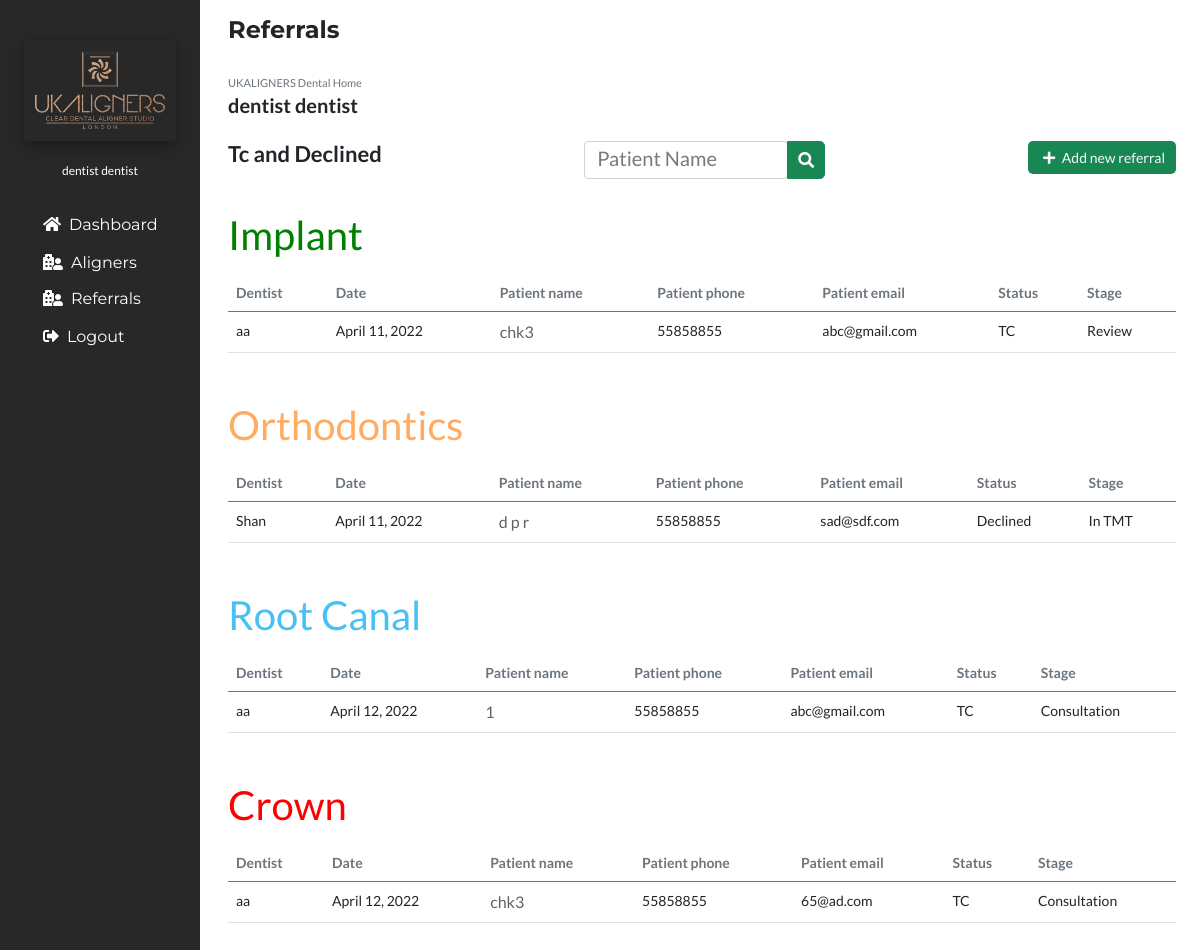
/reftc (signed in), run on the app's committed database.
### account/models.py (models this page shows, shortened)
class Account(AbstractBaseUser):
	email 					= models.EmailField(verbose_name="email", max_length=60, unique=True)
	username 				= models.CharField(max_length=30, unique=True)
	date_joined				= models.DateTimeField(verbose_name='date joined', auto_now_add=True)
	last_login				= models.DateTimeField(verbose_name='last login', auto_now=True)
	first_name				= models.CharField(max_length=50, null=True)
	last_name				= models.CharField(max_length=50, null=True)
	is_admin				= models.BooleanField(default=False)
	is_active				= models.BooleanField(default=True)
	is_staff				= models.BooleanField(default=False)
	is_superuser			= models.BooleanField(default=False)
	is_reception			= models.BooleanField(default=False)
	is_nurse				= models.BooleanField(default=False)
	is_dentist				= models.BooleanField(default=False)
	hide_email				= models.BooleanField(default=True)
	USERNAME_FIELD = 'username'
	REQUIRED_FIELDS = ['email']
	objects = MyAccountManager()

### portfolioApp/models.py (models this page shows, shortened)
class Referral(models.Model):
    Dentist=models.ForeignKey(User,on_delete=models.CASCADE, null=True)
    DentistName=models.CharField(max_length=50,null=True)
    PatientName=models.CharField(max_length=50)
    PatientPhone=models.CharField(max_length=20)
    PatientEmail=models.CharField(max_length=40)
    ReferralReason=models.CharField(max_length=60,default="Consultation",null=True,choices=(("Consultation","Consultation"),("Implant","Implant"),("Orthodontics","Orthodontics"),("Root Canal","Root Canal"),("Crown","Crown")
    ))
    Status=models.CharField(max_length=40,default="New",null=True,choices=(("New","New"),("Booked","Booked"),("Declined","Declined"),("TC","TC")
    ))
    BookedOn=models.CharField(max_length=40,null=True)
    TreatmentPlan=models.CharField(max_length=80,null=True)
    Note=models.CharField(max_length=150,null=True)
    Stage=models.CharField(max_length=150,null=True)
    Date=models.DateField(auto_now_add=True)

### portfolioApp/views.py (the view)
# urls.py: path('reftc', views.reftc, name='reftc'),
@login_required(login_url='login')
def reftc(request):
    if request.user.is_superuser or request.user.is_staff:
        implant_referral = Referral.objects.distinct().filter(
                Q(ReferralReason="Implant") &
                ~Q(Status="In progress") &
                ~Q(Status="New")&
                ~Q(Status="Booked")
            ).order_by("PatientName")
        orthodontics_referral = Referral.objects.distinct().filter(
                Q(ReferralReason="Orthodontics") &
                ~Q(Status="In progress")&
                ~Q(Status="New")&
                ~Q(Status="Booked")
            ).order_by("PatientName")
        root_canal_referral = Referral.objects.distinct().filter(
                Q(ReferralReason="Root Canal") &
                ~Q(Status="In progress")&
                ~Q(Status="New")&
                ~Q(Status="Booked")
            ).order_by("PatientName")
        crown_referral = Referral.objects.distinct().filter(
                Q(ReferralReason="Crown") &
                ~Q(Status="In progress")&
                ~Q(Status="New")&
                ~Q(Status="Booked")
            ).order_by("PatientName")
    else:
        implant_referral = Referral.objects.distinct().filter(
                Q(Dentist=request.user) &
                Q(ReferralReason="Implant") &
                ~Q(Status="In progress")&
                ~Q(Status="New")&
                ~Q(Status="Booked")
            ).order_by("PatientName")
        orthodontics_referral = Referral.objects.distinct().filter(
                Q(Dentist=request.user) &
                Q(ReferralReason="Orthodontics") &
                ~Q(Status="In progress")&
                ~Q(Status="New")&
                ~Q(Status="Booked")
            ).order_by("PatientName")
        root_canal_referral = Referral.objects.distinct().filter(
                Q(Dentist=request.user) &
                Q(ReferralReason="Root Canal") &
                ~Q(Status="In progress")&
                ~Q(Status="New")&
                ~Q(Status="Booked")
            ).order_by("PatientName")
        crown_referral = Referral.objects.distinct().filter(
                Q(Dentist=request.user) &
                Q(ReferralReason="Crown") &
                ~Q(Status="In progress")&
                ~Q(Status="New")&
                ~Q(Status="Booked")
            ).order_by("PatientName")
    context={
        'referrals':'active',
        'implant_referral':implant_referral,
        'orthodontics_referral':orthodontics_referral,
        'root_canal_referral': root_canal_referral,
        'crown_referral': crown_referral
    }
    return render(request,'reftc.html',context)

### portfolioApp/templates/reftc.html (shortened to what this page needs)
{% extends 'base.html' %}
{% load static %}
{% block body %}
<section class="px-4">
<h4 class="py-3"><b>Referrals</b></h4>
<div class="">
<span class="text-secondary">UKALIGNERS Dental Home</span>
<h6><b>{{user.first_name}} {{user.last_name}}</b></h6>
<div class="d-flex justify-content-between py-3">
<h5><b>Tc and Declined</b></h5>
<div class="search-bar">
<div class="input-group">
  <div class="form-outline">
  <form action="{% url 'referralsearchresults' %}" method="get">
    <input type="search" id="patientName"  class="form-control" placeholder="Patient Name" name="ReferralSearchQuery" />
  </div>
  <button type="submit" class="btn btn-success bg-success">
    <i class="fas fa-search"></i>
  </button>
</div>
</div>
<div class="add-new">
<a href="{% url 'addnewreferral' %}" class="btn btn-sm text-light bg-success"><i class="fas fa-plus mx-1"></i> Add new referral</a>
</div>
</div>
<div class="col-sm-12 px-0 pb-3 my-3 table-responsive"style="font-size:14px;">
<table class="table ">
  <h1 style="font-size: 40px; color: green; margin-bottom: 15px;">Implant</h1>
<thead class="text-secondary">
<tr>
  <th scope="col">Dentist</th>
  <th scope="col">Date</th>
  <th scope="col">Patient name</th>
  <th scope="col">Patient phone</th>
  <th scope="col">Patient email</th>
  <th scope="col">Status</th>
  <th scope="col">Stage</th>
</tr>
</thead>
<tbody>
{% for referrals in implant_referral %}
<tr>
  <td>{{referrals.DentistName}}</td>
  <td>{{referrals.Date}}</td>
  {% if not user.is_staff or user.is_superuser%}
  <td><a href="/referraldetail/{{referrals.id}}/">{{referrals.PatientName}}</a></td>
  {% else %}
  <td class="text-secondary">{{referrals.PatientName}}</td>
  {% endif %}
  <td>{{referrals.PatientPhone}}</td>
  <td>{{referrals.PatientEmail}}</td>
  <td>{{referrals.Status}}</td>
  <td>{{referrals.Stage}}</td>
</tr>
{% endfor %}
</tbody>
</table>
</div>
<div class="col-sm-12 px-0 pb-3 my-3 table-responsive"style="font-size:14px;">
  <table class="table ">
    <h1 style="font-size: 40px; color: #ffac62; margin-bottom: 15px;">Orthodontics</h1>
  <thead class="text-secondary">
  <tr>
    <th scope="col">Dentist</th>
    <th scope="col">Date</th>
    <th scope="col">Patient name</th>
    <th scope="col">Patient phone</th>
    <th scope="col">Patient email</th>
    <th scope="col">Status</th>
    <th scope="col">Stage</th>
  </tr>
  </thead>
  <tbody>
  {% for referrals in orthodontics_referral %}
  <tr>
    <td>{{referrals.DentistName}}</td>
    <td>{{referrals.Date}}</td>
    {% if not user.is_staff or user.is_superuser%}
    <td><a href="/referraldetail/{{referrals.id}}/">{{referrals.PatientName}}</a></td>
    {% else %}
    <td class="text-secondary">{{referrals.PatientName}}</td>
    {% endif %}
    <td>{{referrals.PatientPhone}}</td>
    <td>{{referrals.PatientEmail}}</td>
    <td>{{referrals.Status}}</td>
    <td>{{referrals.Stage}}</td>
  </tr>
  {% endfor %}
  </tbody>
  </table>
</div>
<div class="col-sm-12 px-0 pb-3 my-3 table-responsive"style="font-size:14px;">
  <table class="table ">
    <h1 style="font-size: 40px; color: #47c1f4; margin-bottom: 15px;">Root Canal</h1>
  <thead class="text-secondary">
  <tr>
    <th scope="col">Dentist</th>
    <th scope="col">Date</th>
    <th scope="col">Patient name</th>
    <th scope="col">Patient phone</th>
    <th scope="col">Patient email</th>
    <th scope="col">Status</th>
    <th scope="col">Stage</th>
  </tr>
  </thead>
  <tbody>
  {% for referrals in root_canal_referral %}
  <tr>
    <td>{{referrals.DentistName}}</td>
    <td>{{referrals.Date}}</td>
    {% if not user.is_staff or user.is_superuser%}
    <td><a href="/referraldetail/{{referrals.id}}/">{{referrals.PatientName}}</a></td>
    {% else %}
    <td class="text-secondary">{{referrals.PatientName}}</td>
    {% endif %}
    <td>{{referrals.PatientPhone}}</td>
    <td>{{referrals.PatientEmail}}</td>
    <td>{{referrals.Status}}</td>
    <td>{{referrals.Stage}}</td>
  </tr>
  {% endfor %}
  </tbody>
  </table>
</div>
<div class="col-sm-12 px-0 pb-3 my-3 table-responsive"style="font-size:14px;">
  <table class="table ">
    <h1 style="font-size: 40px; color: red; margin-bottom: 15px;">Crown</h1>
  <thead class="text-secondary">
  <tr>
    <th scope="col">Dentist</th>
    <th scope="col">Date</th>
    <th scope="col">Patient name</th>
    <th scope="col">Patient phone</th>
    <th scope="col">Patient email</th>
    <th scope="col">Status</th>
    <th scope="col">Stage</th>
  </tr>
  </thead>
  <tbody>
  {% for referrals in crown_referral %}
  <tr>
    <td>{{referrals.DentistName}}</td>
    <td>{{referrals.Date}}</td>
    {% if not user.is_staff or user.is_superuser%}
    <td><a href="/referraldetail/{{referrals.id}}/">{{referrals.PatientName}}</a></td>
    {% else %}
    <td class="text-secondary">{{referrals.PatientName}}</td>
    {% endif %}
    <td>{{referrals.PatientPhone}}</td>
    <td>{{referrals.PatientEmail}}</td>
    <td>{{referrals.Status}}</td>
    <td>{{referrals.Stage}}</td>
  </tr>
  {% endfor %}
  </tbody>
  </table>
</div>
</div>
</section>
{% endblock body %}

### portfolioApp/templates/sidebar.html (shortened to what this page needs)
{% load static %}
<!DOCTYPE html>
<html lang="en">
 <head>
    <link rel="stylesheet" href="{% static 'css/all.min.css' %}" >
    <link href="{% static 'css/bootstrap.min.css' %} " rel="stylesheet">
    <link rel="stylesheet" href="{% static 'css/fontawesome.css' %}" >
    <link rel="stylesheet" href="https://cdnjs.cloudflare.com/ajax/libs/font-awesome/4.7.0/css/font-awesome.min.css">
    <link rel="stylesheet" href="{% static 'css/animated.css' %}" >
    <link rel="stylesheet" href="{% static 'css/owl.css' %}" >
    <link href="https://unpkg.com/aos@2.3.1/dist/aos.css" rel="stylesheet">
</head>
<body>
{% if user.is_superuser %}
<div class="col-sm-2 py-4"style="background:#294C3E;position:fixed;left:0;min-height:1600px;">
{% else %}
<div class="col-sm-2 py-4"style="background:rgb(40 40 41);position:fixed;left:0;min-height:1600px;">
{% endif %}
{% if not user.is_superuser %}
<div class="logo text-center rounded p-2 mx-4 mt-3"style="box-shadow: rgba(0, 0, 0, 0.35) 0px 5px 15px;">
<img class="img-fluid"src="{% static 'images/Logo5.png' %} " style="object-fit:cover;width:137px;height:85px;" alt="Logo">
</div>
{% endif %}
<div class="username text-center mt-3"><span style="font-size:12px;color:white;">{{user.first_name}} {{user.last_name}}</span></div>
<nav class="nav flex-column py-4"style="font-family: 'Montserrat', sans-serif;">
<a href="{% url 'dashboard' %}" class="nav-link {{dashboard}}"style="padding-left:35px;color:white;"><i class="fas fa-home mx-2"></i>Dashboard</a>
<a  class="dropdown-btn nav-link {{patients}}"style="padding-left:35px;color:white;"><i class="fas fa-hospital-user mx-2"></i>Aligners</a>
<a  class="dropdown-btn nav-link {{referral}}"style="padding-left:35px;color:white;"><i class="fas fa-hospital-user mx-2"></i>Referrals</a>
<a href="{% url 'logout' %}" class="nav-link {{logout}}"style="padding-left:35px;color:white;"><i class="fas fa-sign-out-alt mx-2"></i>Logout</a>
</nav>
</div>
</body>
</html>

### portfolioApp/templates/base.html (style rules this page uses)
body { margin:0px; padding:0px; font-family: 'Lato', sans-serif; overflow-x: hidden; background:white; }
span,p { font-size:11px; color:black; }
h4 { font-family: 'Montserrat', sans-serif; }
::placeholder { color:#797979 !important; }
input, input::-webkit-input-placeholder { font-size: 13px; }
.btn { border-radius:5px; padding:5px 10px 5px 10px; background:#1B3229; }
a { text-decoration:none; color:#616161; }

### portfolioApp/templates/sidebar.html (style rules this page uses)
body { margin:0px; padding:0px; font-family: 'Lato', sans-serif; overflow-x: hidden; background:white; }
span { font-size:11px; color:black; }
h4 { font-family: 'Montserrat', sans-serif; font-size:24px; }
h5 { font-size:22px }
h6 { font-size:20px; }
::placeholder { color:#797979 !important; }
input, input::-webkit-input-placeholder { font-size: 20px; }
.btn { border-radius:5px; padding:5px 10px 5px 10px; background:#1B3229; }
a { text-decoration:none; color:#616161; font-size:16px; }
.dropdown-btn { padding: 6px 8px 6px 16px; text-decoration: none; color: white; display: block; border: none; background: none; width: 100%; cursor: pointer; outline: none; }

### data on the page
Account: first_name "dentist", last_name "dentist"
Referral: DentistName "aa", Date "April 11, 2022", PatientName "chk3", PatientPhone "55858855", PatientEmail "abc@gmail.com", Status "TC", Stage "Review"
Referral: DentistName "Shan", Date "April 11, 2022", PatientName "d p r", PatientPhone "55858855", PatientEmail "sad@sdf.com", Status "Declined", Stage "In TMT"
Referral: DentistName "aa", Date "April 12, 2022", PatientName "1", PatientPhone "55858855", PatientEmail "abc@gmail.com", Status "TC", Stage "Consultation"
Referral: DentistName "aa", Date "April 12, 2022", PatientName "chk3", PatientPhone "55858855", PatientEmail "65@ad.com", Status "TC", Stage "Consultation"
